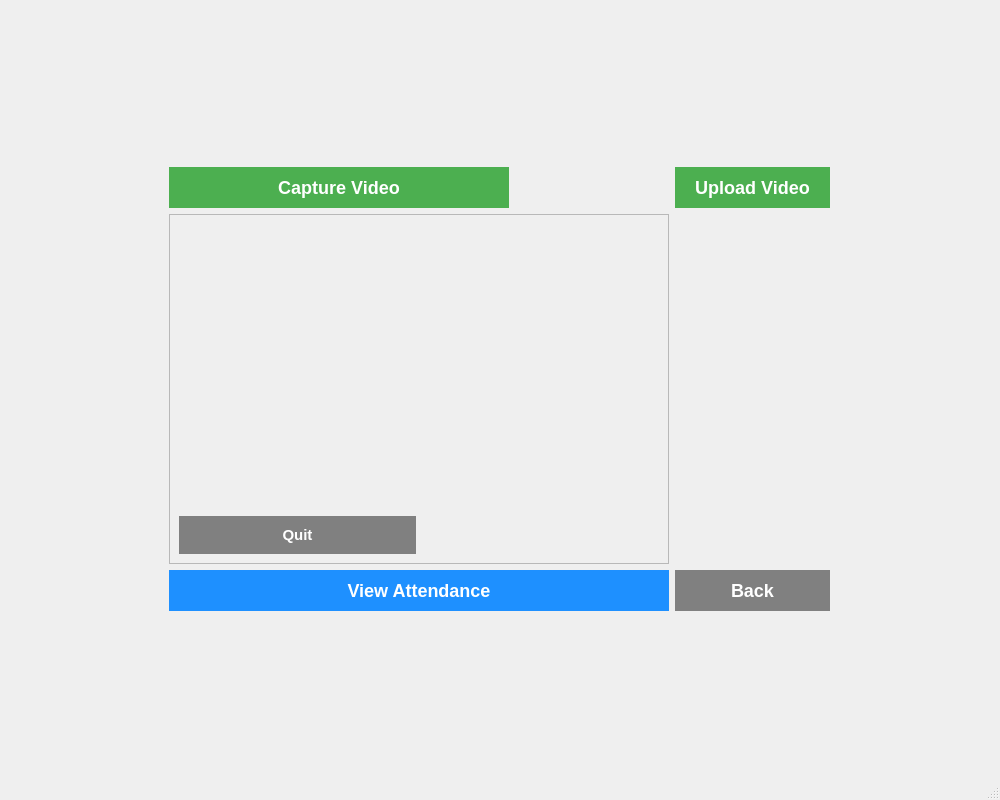
<?xml version="1.0" encoding="UTF-8"?>
<ui version="4.0">
    <class>takeAttendance</class>
    <widget class="QMainWindow" name="takeAttendance">
        <property name="geometry">
            <rect>
                <x>100</x>
                <y>100</y>
                <width>1000</width>
                <height>800</height>
            </rect>
        </property>
        <property name="windowTitle">
            <string>Take Attendance</string>
        </property>
        <widget class="QWidget" name="centralwidget">
            <layout class="QGridLayout" name="gridLayout_3">
                <item row="0" column="0" alignment="Qt::AlignHCenter|Qt::AlignVCenter">
                    <widget class="QFrame" name="takeAttendancePage">
                        <layout class="QGridLayout" name="gridLayout">
                            <item row="0" column="0">
                                <widget class="QPushButton" name="captureVideoBtn">
                                    <property name="text">
                                        <string>Capture Video</string>
                                    </property>
                                    <property name="styleSheet">
                                        <string>
                                            QPushButton {
                                            background-color: #4CAF50;
                                            color: white;
                                            border: none;
                                            padding: 10px 20px;
                                            text-decoration: none;
                                            font-size: 18px;
                                            font-weight: bold;
                                            width: 300px;
                                            font-family: Arial, sans-serif;
                                        }
                                            QPushButton:hover {
                                                background-color: #45a049;
                                            }
                                        </string>
                                    </property>
                                </widget>
                            </item>
                            <item row="0" column="2">
                                <widget class="QPushButton" name="uploadVideoBtn">
                                    <property name="text">
                                        <string>Upload Video</string>
                                    </property>
                                    <property name="styleSheet">
                                        <string>
                                            QPushButton {
                                            background-color: #4CAF50;
                                            color: white;
                                            border: none;
                                            padding: 10px 20px;
                                            text-decoration: none;
                                            font-size: 18px;
                                            font-weight: bold;
                                            font-family: Arial, sans-serif;
                                            }
                                            QPushButton:hover {
                                            background-color: #45a049;
                                            }
                                        </string>
                                    </property>
                                </widget>
                            </item>
                            <item row="1" column="0" rowspan="2" colspan="2">
                                <widget class="QFrame" name="videoFrame">
                                    <property name="minimumSize">
                                        <size>
                                            <width>500</width>
                                            <height>350</height>
                                        </size>
                                    </property>
                                    <property name="frameShape">
                                        <enum>QFrame::StyledPanel</enum>
                                    </property>
                                    <property name="frameShadow">
                                        <enum>QFrame::Raised</enum>
                                    </property>
                                    <layout class="QGridLayout" name="gridLayout_2">
                                        <item row="0" column="0" colspan="2"
                                            alignment="Qt::AlignHCenter|Qt::AlignVCenter">
                                            <widget class="QLabel" name="videoLabel">
                                                <property name="minimumSize">
                                                    <size>
                                                        <width>470</width>
                                                        <height>0</height>
                                                    </size>
                                                </property>
                                                <property name="baseSize">
                                                    <size>
                                                        <width>0</width>
                                                        <height>0</height>
                                                    </size>
                                                </property>
                                                <property name="text">
                                                    <string />
                                                </property>
                                                <property name="alignment">
                                                    <set>Qt::AlignCenter</set>
                                                </property>
                                            </widget>
                                        </item>
                                        <item row="1" column="0">
                                            <widget class="QPushButton" name="quitBtn">
                                                <property name="text">
                                                    <string>Quit</string>
                                                </property>
                                                <property name="shortcut">
                                                    <string>Q</string>
                                                </property>
                                                <property name="styleSheet">
                                                    <string>
                                                        QPushButton {
                                                        background-color: grey;
                                                        color: white;
                                                        border: none;
                                                        padding: 10px 10px;
                                                        text-decoration: none;
                                                        font-size: 15px;
                                                        font-weight: bold;
                                                        font-family: Arial, sans-serif;
                                                        }
                                                    </string>
                                                </property>
                                            </widget>
                                        </item>
                                    </layout>
                                </widget>
                            </item>
                            <item row="3" column="0" colspan="2">
                                <widget class="QPushButton" name="viewAttendanceBtn">
                                    <property name="text">
                                        <string>View Attendance</string>
                                    </property>
                                    <property name="styleSheet">
                                        <string>
                                            QPushButton {
                                            background-color: dodgerblue;
                                            color: white;
                                            border: none;
                                            padding: 10px 20px;
                                            text-decoration: none;
                                            font-size: 18px;
                                            font-weight: bold;
                                            font-family: Arial, sans-serif;
                                            }
                                            QPushButton:hover {
                                            background-color: light-blue;
                                            }
                                        </string>
                                    </property>
                                </widget>
                            </item>
                            <item row="3" column="2">
                                <widget class="QPushButton" name="backBtn">
                                    <property name="text">
                                        <string>Back</string>
                                    </property>
                                    <property name="shortcut">
                                        <string>Backspace</string>
                                    </property>
                                    <property name="styleSheet">
                                        <string>
                                            QPushButton {
                                            background-color: grey;
                                            color: white;
                                            border: none;
                                            padding: 10px 20px;
                                            text-decoration: none;
                                            font-size: 18px;
                                            font-weight: bold;
                                            font-family: Arial, sans-serif;
                                            }
                                            QPushButton:hover {
                                            background-color: dark-grey;
                                            }
                                        </string>
                                    </property>
                                </widget>
                            </item>
                        </layout>
                    </widget>
                </item>
            </layout>
        </widget>
        <widget class="QMenuBar" name="menubar">
            <property name="geometry">
                <rect>
                    <x>0</x>
                    <y>0</y>
                    <width>829</width>
                    <height>22</height>
                </rect>
            </property>
        </widget>
        <widget class="QStatusBar" name="statusbar" />
    </widget>
    <resources />
    <connections />
</ui>
